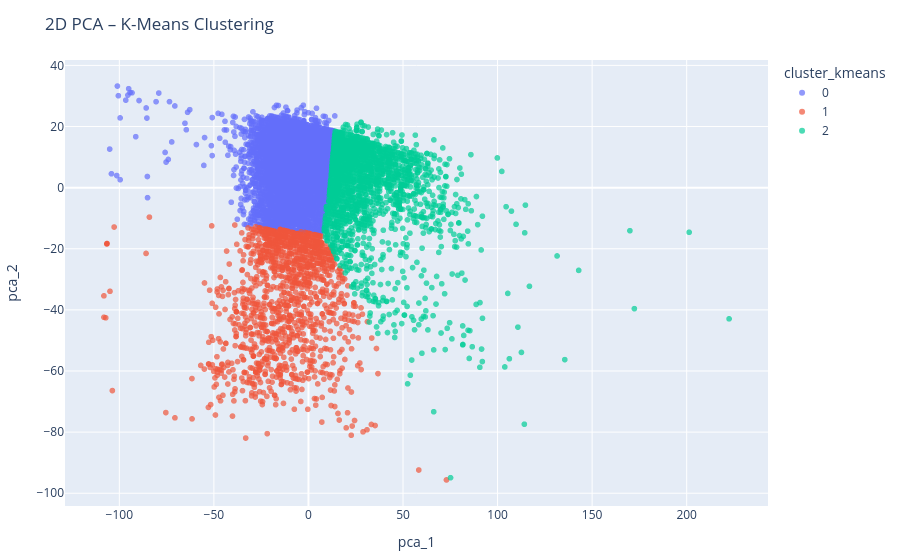

This figure's notebook cell:
### Code cell
kmeans = KMeans(n_clusters=3, n_init=10, random_state=42)
labels_kmeans = kmeans.fit_predict(X)

# Add results to data_clean DataFrame
data_clean['cluster_kmeans'] = labels_kmeans.astype(str)

# Perform PCA (if not already done)
from sklearn.decomposition import PCA
pca_result = PCA(n_components=2).fit_transform(X)
data_clean['pca_1'] = pca_result[:, 0]
data_clean['pca_2'] = pca_result[:, 1]

# Plot PCA clusters with Plotly
import plotly.express as px

fig = px.scatter(
    data_clean,
    x='pca_1',
    y='pca_2',
    color='cluster_kmeans',
    title="2D PCA – K-Means Clustering",
    opacity=0.7
)

fig.update_layout(margin=dict(l=20, r=20, b=20, t=60))
fig.show()

# Clustering metrics
sil_score = silhouette_score(X, labels_kmeans)
db_score = davies_bouldin_score(X, labels_kmeans)
cal_score = calinski_harabasz_score(X, labels_kmeans)
dunn_score = dunn_index(X, labels_kmeans)

print(f"K-Means Clustering Metrics:\n"
      f"Silhouette Score: {sil_score:.4f}\n"
      f"Davies-Bouldin Score: {db_score:.4f}\n"
      f"Dunn Index: {dunn_score:.4f}\n"
      f"Calinski-Harabasz Score: {cal_score:.4f}")

### Figure 1 — Plotly figure (JSON) as saved in the notebook; plotly's stock layout.template omitted (floating-point values rounded to 4 significant figures; data arrays with more than 128 entries replaced by an {"elided": "..."} marker saying what was removed)
{"data": [{"hovertemplate": "cluster_kmeans=0<br>pca_1=%{x}<br>pca_2=%{y}<extra></extra>", "legendgroup": "0", "marker": {"color": "#636efa", "opacity": 0.7, "symbol": "circle"}, "mode": "markers", "name": "0", "showlegend": true, "type": "scattergl", "x": {"elided": "6303 float values"}, "xaxis": "x", "y": {"elided": "6303 float values"}, "yaxis": "y"}, {"hovertemplate": "cluster_kmeans=1<br>pca_1=%{x}<br>pca_2=%{y}<extra></extra>", "legendgroup": "1", "marker": {"color": "#EF553B", "opacity": 0.7, "symbol": "circle"}, "mode": "markers", "name": "1", "showlegend": true, "type": "scattergl", "x": {"elided": "1356 float values"}, "xaxis": "x", "y": {"elided": "1356 float values"}, "yaxis": "y"}, {"hovertemplate": "cluster_kmeans=2<br>pca_1=%{x}<br>pca_2=%{y}<extra></extra>", "legendgroup": "2", "marker": {"color": "#00cc96", "opacity": 0.7, "symbol": "circle"}, "mode": "markers", "name": "2", "showlegend": true, "type": "scattergl", "x": {"elided": "2294 float values"}, "xaxis": "x", "y": {"elided": "2294 float values"}, "yaxis": "y"}], "layout": {"legend": {"title": {"text": "cluster_kmeans"}, "tracegroupgap": 0}, "margin": {"b": 20, "l": 20, "r": 20, "t": 60}, "title": {"text": "2D PCA – K-Means Clustering"}, "xaxis": {"anchor": "y", "domain": [0, 1], "title": {"text": "pca_1"}}, "yaxis": {"anchor": "x", "domain": [0, 1], "title": {"text": "pca_2"}}}}
